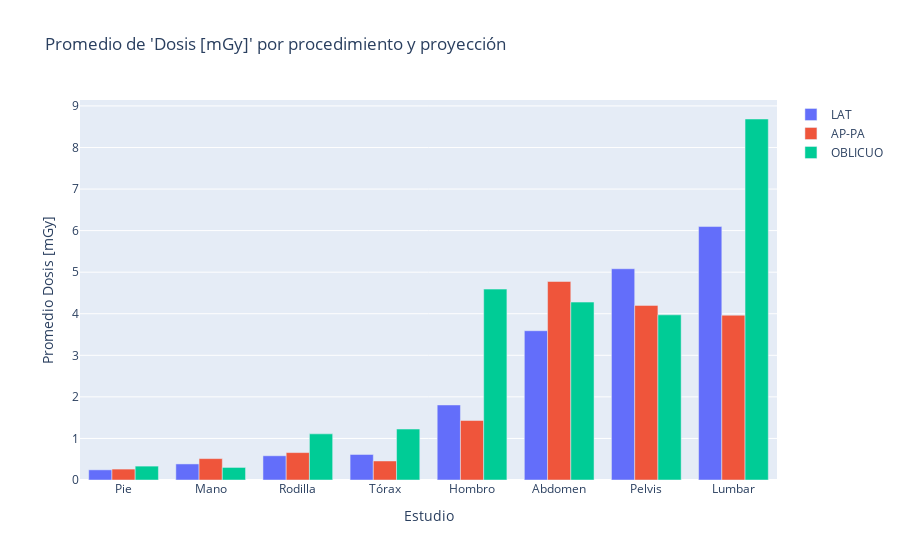

The cell this chart's notebook holds for it:
### Markdown cell above
Se toaman todos los estudios de un tipo y para cada proyeccion se calcula el promedio de Dosis

### Code cell
# Normalizar columna Estudio
df_completo["Estudio"] = df_completo["Estudio"].str.strip()  # quita espacios adelante/atrás
df_completo["Estudio"] = df_completo["Estudio"].replace({
    "Pelvis Cadera": "Pelvis",
    "Col Lumbar": "Lumbar"
})
df_completo_interes = df_completo[df_completo["Estudio"].isin(["Tórax", "Pelvis", "Rodilla", "Mano", "Abdomen", "Lumbar", "Hombro", "Pie"])]

#Agrupamos por Estudio y Proyección y calculamos el promedio de Dosis
promedios_proyeccion = (df_completo_interes
                        .groupby(["Estudio", "Proyección"])["Dosis [mGy]"]
                        .mean()
                        .sort_values()
                        .reset_index())

#Graficamos los promedios por estudio y proyeccion
fig3 = go.Figure()
for proyeccion in promedios_proyeccion["Proyección"].unique():
    fig3.add_trace(go.Bar(
        x=promedios_proyeccion[promedios_proyeccion["Proyección"] == proyeccion]["Estudio"],
        y=promedios_proyeccion[promedios_proyeccion["Proyección"] == proyeccion]["Dosis [mGy]"],
        name=proyeccion
    ))
fig3.update_layout(
    title="Promedio de 'Dosis [mGy]' por procedimiento y proyección",
    xaxis_title="Estudio",
    yaxis_title="Promedio Dosis [mGy]",
)
fig3.show()

### Figure 1 — Plotly figure (JSON) as saved in the notebook; plotly's stock layout.template omitted (floating-point values rounded to 4 significant figures)
{"data": [{"name": "LAT", "type": "bar", "x": ["Pie", "Mano", "Rodilla", "Tórax", "Hombro", "Abdomen", "Pelvis", "Lumbar"], "y": [0.2444, 0.3867, 0.5829, 0.614, 1.805, 3.592, 5.083, 6.097]}, {"name": "AP-PA", "type": "bar", "x": ["Pie", "Tórax", "Mano", "Rodilla", "Hombro", "Lumbar", "Pelvis", "Abdomen"], "y": [0.2628, 0.4575, 0.5148, 0.6595, 1.431, 3.964, 4.201, 4.777]}, {"name": "OBLICUO", "type": "bar", "x": ["Mano", "Pie", "Rodilla", "Tórax", "Pelvis", "Abdomen", "Hombro", "Lumbar"], "y": [0.3021, 0.3342, 1.11, 1.226, 3.973, 4.28, 4.593, 8.685]}], "layout": {"title": {"text": "Promedio de 'Dosis [mGy]' por procedimiento y proyección"}, "xaxis": {"title": {"text": "Estudio"}}, "yaxis": {"title": {"text": "Promedio Dosis [mGy]"}}}}
